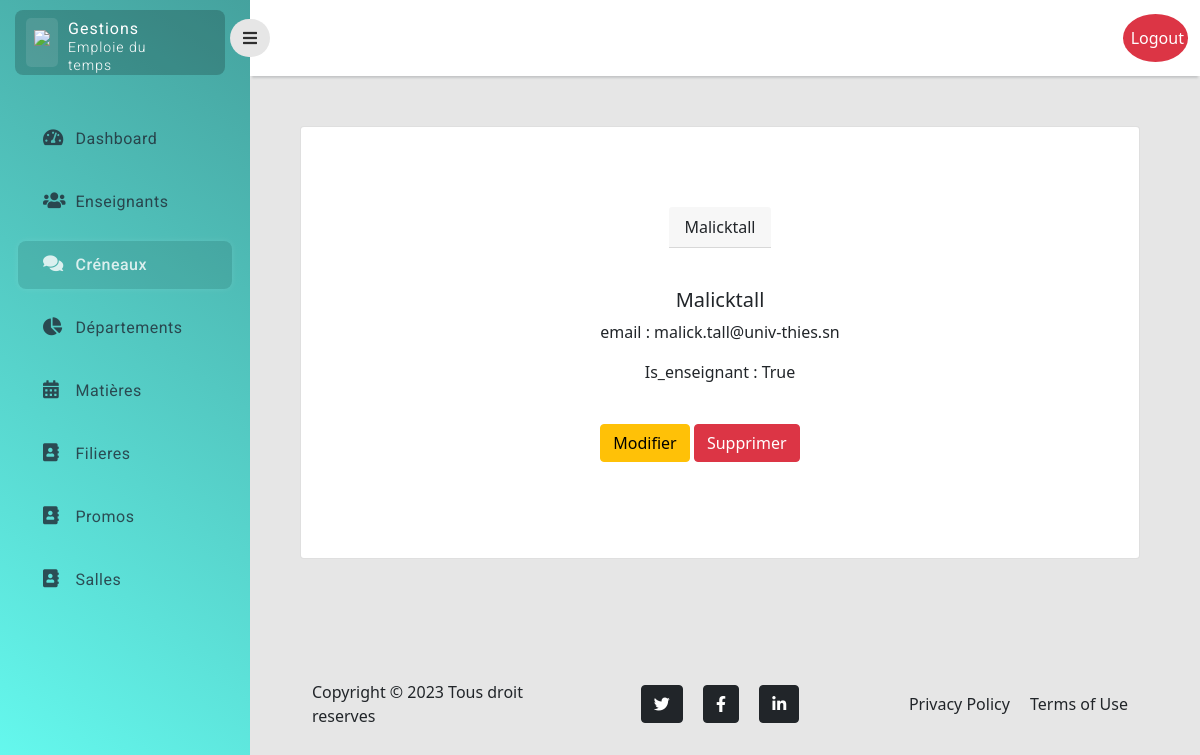
The page /enseignant/show/4 (signed in) on the database its author committed.
### myApp/models.py (models this page shows)
class User(AbstractUser):
    is_enseignant = models.BooleanField(default=False)
    departements = models.ManyToManyField(Departement, blank=True)

### myApp/enseignant/views.py (the view)
# urls.py: path('show/<int:my_id>', show, name="crenaux.show"),
@login_required(login_url="/login/")
@staff_member_required
def show(request, my_id):
    enseignant = User.objects.get(id=my_id)
    return render(request, 'enseignant/show.html', {'enseignant': enseignant})

### myApp/templates/enseignant/show.html (shortened to what this page needs)
{% extends 'layouts/base.html' %}
{% block main %}
    <div class="main-content">
        <div class="card">
            <div class="card-header">
                {{ enseignant.username }}
            </div>
            <div class="card-body card-body-show">
                <br>
                <h5 class="card-title element"> {{enseignant.username}}</h5>
                <p class="card-text element">
                    email : {{ enseignant.email }} <br>
                </p>
                <p class="card-text element">
                    Is_enseignant : {{ enseignant.is_enseignant }} <br>
                </p>
                <br>
                <a href="/enseignant/update/{{ enseignant.id }}" class="btn btn-warning">Modifier</a>
                <a href="/enseignant/delate/{{enseignant.id}}" class="btn btn-danger">Supprimer</a>
            </div>
        </div>
    </div>
{% endblock main %}

### myApp/static/assets/css/style.css (style rules this page uses)
body { background-color: #e6e6e6; }

### myApp/templates/enseignant/show.html (style rules this page uses)
.element { display: flex; justify-content: center; }
.card { display: flex; align-items: center; justify-content: center; width: 100%; padding: 80px; }

### rows shown on the page
User: username "Malicktall", email "malick.tall@univ-thies.sn", is_enseignant "True"
